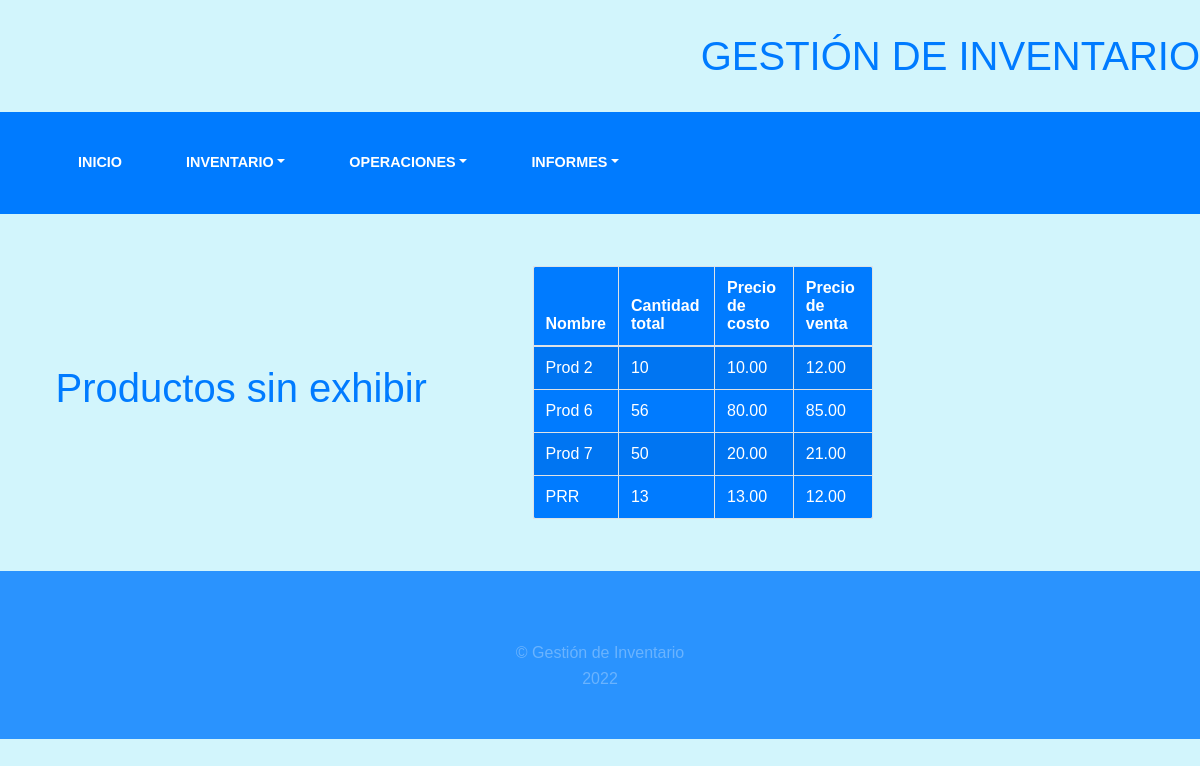
/producto/productos-sin-exhibir/, run on an earlier commit of the app's database.
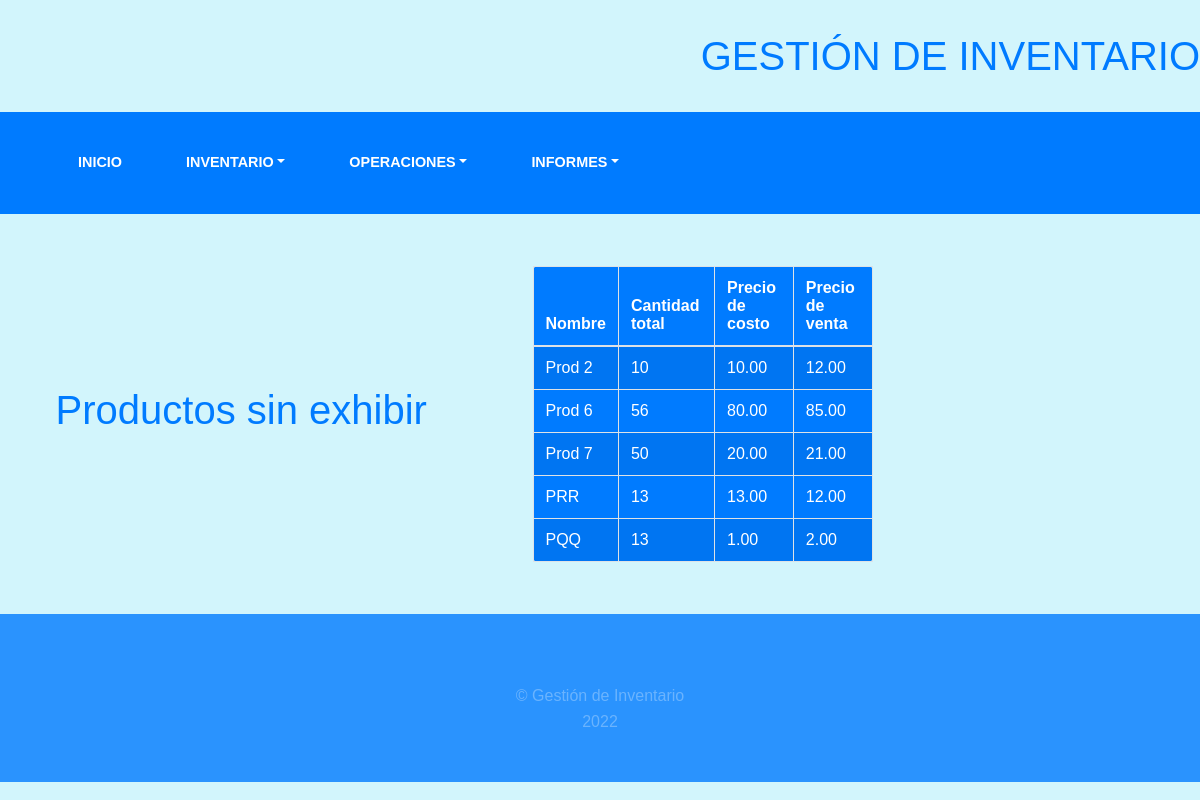
And on a later commit of the database.
### inventory/models.py (models this page shows)
class Producto(models.Model):
    nombre = models.CharField(max_length=20, unique=True)
    cantidad = models.IntegerField(default=0,validators=[MinValueValidator(0)])
    fecha_entrada = models.DateField()
    precio_costo = models.DecimalField(decimal_places=2, max_digits=10, default=0, validators=[MinValueValidator(0)])
    precio_venta = models.DecimalField(decimal_places=2, max_digits=10, default=0, validators=[MinValueValidator(0)])
    def __str__(self):
        return self.nombre
    class Meta:
        verbose_name = "Producto"
        verbose_name_plural = "Productos"

### inventory/views.py (the view)
# urls.py: path('productos-sin-exhibir/', views.stored_products, name="stored_products"),
def stored_products(request):
    if request.method == 'GET':
        p = []
        existencia = Existencia.objects.all()
        for e in existencia:
            if e.almacen.es_central == 'Almacén central':
                p.append(e.producto)
        print("Productos sin exhibir :" + str(p))
        return render(request, 'inventory/productos_sin_exhibir.html', {'productos': p})

### templates/inventory/productos_sin_exhibir.html (shortened to what this page needs)
{% extends 'inventory/base.html' %}
{% block content %}
    <div class=" row ">
        <div class="col-5 d-flex align-items-center justify-content-center">
            <h1>Productos sin exhibir</h1>
        </div>
        <div class="letra_azul col-4 d-flex align-items-center justify-content-center">
            <div class="card-body">
                <table id="example" class="table table-striped table-bordered f_back" style="width:100%">
                    <thead>
                    <tr>
                        <th>Nombre</th>
                        <th>Cantidad total</th>
                        <th>Precio de costo</th>
                        <th>Precio de venta</th>
                    </tr>
                    </thead>
                    <tbody>
                    {% for f in productos %}
                        <tr>
                            <td><a href="{% url 'inv:update_product' f.id %}">{{ f.nombre }}</a></td>
                            <td><a>{{ f.cantidad }}</a></td>
                            <td><a>{{ f.precio_costo }}</a></td>
                            <td><a>{{ f.precio_venta }}</a></td>
                        </tr>
                    {% endfor %}
                    </tbody>
                </table>
            </div>
        </div>
    </div>
{% endblock %}

### templates/inventory/base.html (shortened to what this page needs)
<html lang="en">
<head>
    {% load static %}
    <link href="{% static 'inventory/vendor/fontawesome-free/css/fontawesome.min.css' %}" rel="stylesheet">
    <link href="{% static 'inventory/vendor/css/bootstrap.css' %}" rel="stylesheet">
    <link href="{% static 'inventory/vendor/css/dataTables.bootstrap4.min.css' %}" rel="stylesheet">
    <link href="{% static 'inventory/vendor/css/buttons.bootstrap4.min.css' %}" rel="stylesheet">
    <link href="{% static 'inventory/css/gestion.css' %}" rel="stylesheet">
</head>
<body>
<h1 class="site-heading text-right d-none d-lg-block">
    <span class="site-heading-lower">Gestión de Inventario</span>
</h1>
<nav class="navbar navbar-expand-lg navbar-dark py-lg-4 " id="mainNav">
    <div class="container">
        <div class="row">
            <nav class="navbar navbar-light navbar-expand-lg mainmenu">
                <div class="btn-group collapse navbar-collapse" id="navbarSupportedContent">
                    <ul class="navbar-nav mr-auto">
                        <li class="nav-item px-lg-4"><a class="nav-link text-uppercase"
                                                        href="{% url 'inv:Home' %}">Inicio</a>
                        </li>
                        <li class="nav-item dropdown px-lg-4">
                            <a class="nav-link text-uppercase text-expanded dropdown-toggle" href="#"
                               id="navbarDropdown" role="button" data-toggle="dropdown" aria-haspopup="true"
                               aria-expanded="false">Inventario</a>
                        </li>
                        <li class="nav-item dropdown px-lg-4">
                            <a class="nav-link text-uppercase text-expanded dropdown-toggle" href="#"
                               id="navbarDropdown" role="button" data-toggle="dropdown" aria-haspopup="true"
                               aria-expanded="false">Operaciones</a>
                        </li>
                        <li class="nav-item dropdown px-lg-4">
                            <a class="nav-link text-uppercase text-expanded dropdown-toggle" href="#"
                               id="navbarDropdown" role="button" data-toggle="dropdown" aria-haspopup="true"
                               aria-expanded="false">Informes</a>
                        </li>
                    </ul>
                </div>
            </nav>
        </div>
    </div>
</nav>
{% block content %}
{% endblock %}
<footer class="footer text-faded text-center py-5">
    <div class="container">
        <p class="m-0 mbt1">&copy; Gestión de Inventario </p>
        {% now "Y" %}
    </div>
</footer>
</body>
</html>

### static/inventory/css/gestion.css (style rules this page uses)
.f_back { background-color: rgb(0, 123, 255); margin-top: 2rem; margin-bottom: 2rem; border-radius: 5px ; color: white; }
body { font-family:Arial, Helvetica, sans-serif; background-color: rgb(210, 245, 252); background-attachment: fixed; background-position: center; background-size: cover; color:white; }
h1 { font-family:Arial, Helvetica, sans-serif; color:rgb(0, 123, 255); }
p { line-height: 1.75; }
a { color: rgba(255, 255, 255); }
.letra_azul { color: rgb(0, 123, 255); }
.site-heading { margin-top: 2rem; margin-bottom: 2rem; text-transform: uppercase; line-height: 1; font-family:Arial, Helvetica, sans-serif; }
.site-heading .site-heading-lower { font-size: rem; font-weight: 100; line-height: 3rem; }
#mainNav { background-color: rgba(0, 123, 255) ; font-family:Arial, Helvetica, sans-serif; }
#mainNav .navbar-nav .nav-item .nav-link { color: rgba(255, 255, 255); font-weight: 600; }
@media (min-width: 992px) { #mainNav .navbar-nav .nav-item .nav-link { font-size: 0.9rem; } }
.text-faded { color: rgba(255, 255, 255, 0.3); }
.footer { background-color: rgba(0, 123, 255, 0.8); }
.mbt1 { padding-top: 1.25rem; }

What changed in the data, as far as the page shows it:
added Producto: nombre "PQQ", cantidad "13", precio_costo "1.00", precio_venta "2.00"
